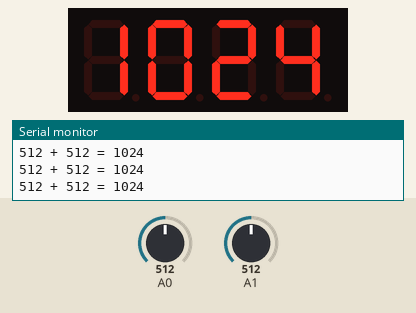
This sketch was run on a simulated Arduino Uno, built with avr-gcc and run on an emulated ATmega328P. Shown: 4-digit seven-segment display, the last lines printed to the serial monitor. Wiring (inferred from the names in the program): 4-digit 7-segment display, segments lit when HIGH: segments pin 13, pin 12, pin 11, pin 10, pin 9, pin 8, pin 7, pin 6; digit selects pin 2, pin 3, pin 4, pin 5. The inputs (shaded band) are chosen by the test bench; at power-on: A0 = 512, A1 = 512. The segment pins are drawn as the display they are named for.

Above: at 1.2 s.
1.3 s: A0 set to 471
At 1.9 s:
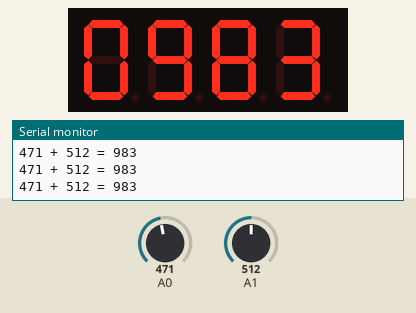
2.8 s: A1 set to 716
At 3.8 s:
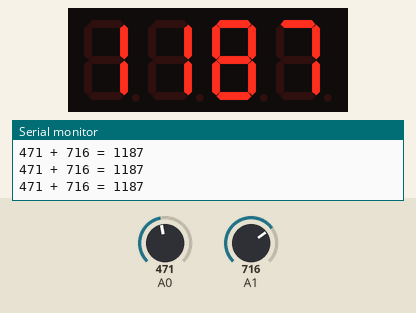
4.4 s: A1 set to 987
At 5.4 s:
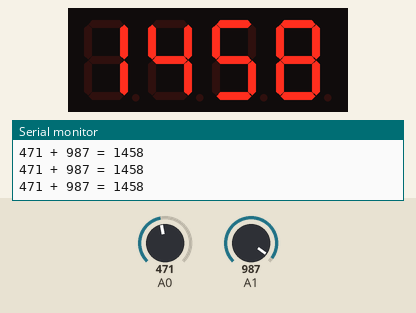
5.9 s: A1 set to 1009
At 7.2 s:
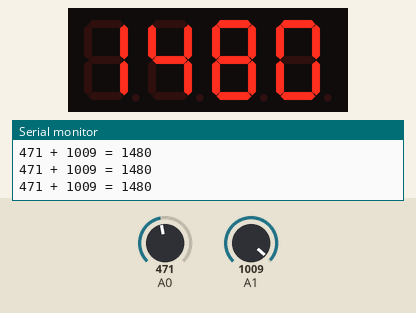
7.5 s: A0 set to 511
At 8.5 s:
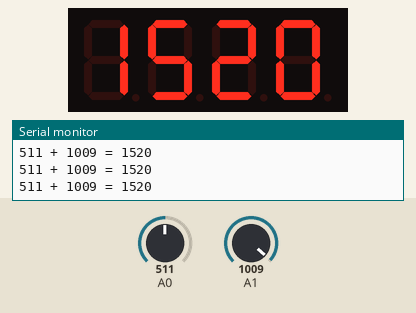
9.1 s: A0 set to 52
At 10.1 s:
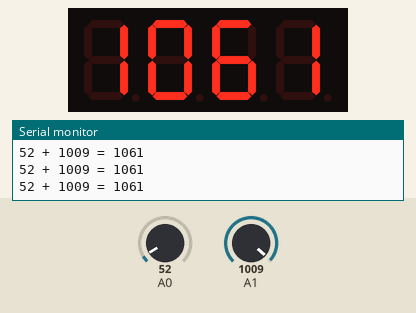
10.6 s: A0 set to 44
Timing chart, 0 to 13.1 s (numbered marks = the images above; inputs shaded):
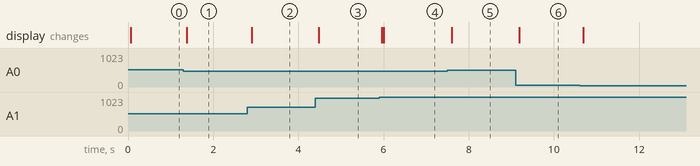

The sketch:

FourDigital.ino
```cpp
#include <SoftwareSerial.h>

int pinD1 = 2;
int pinD2 = 3;
int pinD3 = 4;
int pinD4 = 5;

int pins[4] = {pinD1, pinD2, pinD3, pinD4};

// DP,G,F,E,D,C,B,A
const int segmentPins[] = {6, 7, 8, 9, 10, 11, 12, 13};

int value = 0;

int first_digit  = 0;
int second_digit = 0;
int third_digit  = 0;
int fourth_digit = 0;

byte numbers[10]{B11111100, B01100000, B11011010, B11110010, B01100110,
                 B10110110, B10111110, B11100000, B11111110, B11110110};

int       digits[4] = {0, 0, 0, 0};
const int nbrDigits = 4; // the number of digits in the LED display
int       mdelay    = 1;

void setup() {
    Serial.begin(9600);

    pinMode(pinD1, OUTPUT);
    pinMode(pinD2, OUTPUT);
    pinMode(pinD3, OUTPUT);
    pinMode(pinD4, OUTPUT);

    digitalWrite(pinD1, HIGH);
    digitalWrite(pinD2, HIGH);
    digitalWrite(pinD3, HIGH);
    digitalWrite(pinD4, HIGH);

    for (byte i = 0; i < 9; i++) {
        pinMode(segmentPins[i], OUTPUT);
        digitalWrite(segmentPins[i], HIGH);
    }
}

void break_number(long num) { // seperate the input number into 4 single digits

    first_digit = num / 1000;
    digits[0]   = first_digit;

    int first_left  = num - (first_digit * 1000);
    second_digit    = first_left / 100;
    digits[1]       = second_digit;
    int second_left = first_left - (second_digit * 100);
    third_digit     = second_left / 10;
    digits[2]       = third_digit;
    fourth_digit    = second_left - (third_digit * 10);
    digits[3]       = fourth_digit;
}

// Displays given number on a 7-segment display at the given digit position
void showDigit(int number, int digit) {

    digitalWrite(pinD1, HIGH);
    digitalWrite(pinD2, HIGH);
    digitalWrite(pinD3, HIGH);
    digitalWrite(pinD4, HIGH);

    digitalWrite(pins[digit], HIGH);
    digitalWrite(segmentPins[0], false);
    for (int segment = 1; segment < 8; segment++) {
        boolean isBitSet = bitRead(numbers[number], segment);
        // isBitSet will be true if given bit is 1
        // isBitSet = ! isBitSet; // Code Option*
        // uncomment the above Code Option line for common anode display
        digitalWrite(segmentPins[segment], isBitSet);
    }
    delay(5);
    digitalWrite(pins[digit], LOW);
}

void loop() {

    int sensorValue  = analogRead(A0);
    int secondsensor = analogRead(A1);
    value            = sensorValue + secondsensor;

    String msg = "";
    msg += (String) sensorValue + " + " + secondsensor + " = " + value;
    Serial.println(msg);

    // LOW se enciende
    // HIGH se apaga
    break_number(value);

    showDigit(digits[0], 0);
    delay(mdelay);
    showDigit(digits[1], 1);
    delay(mdelay);
    showDigit(digits[2], 2);
    delay(mdelay);
    showDigit(digits[3], 3);
    delay(mdelay);
}
```

Measured:
- after the input at 1.3 s, the display: changes after 0.08 s (image 1)
- after the input at 2.8 s, the display: changes after 0.10 s (image 2)
- after the input at 4.4 s, the display: changes after 0.08 s (image 3)
- after the input at 5.9 s, the display: first changes after 0.06 s (image 4 shows a later state)
- after the input at 7.5 s, the display: changes after 0.10 s (image 5)
- after the input at 9.1 s, the display: changes after 0.08 s (image 6)
